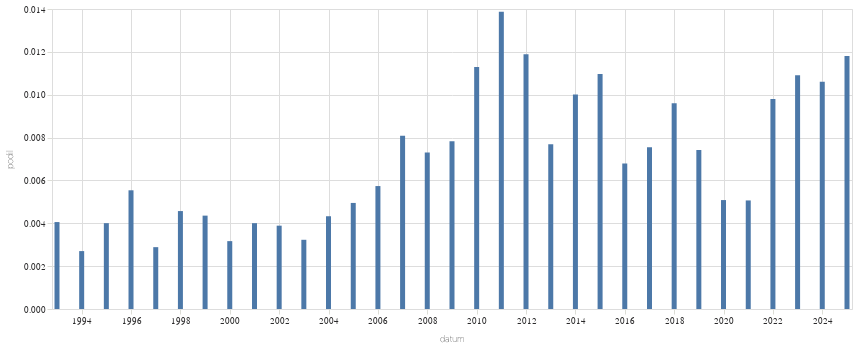

Source (notebook cell):
### Code cell
graf_vyvoje("smích",epocha="datum")

### Figure 1 — Vega-Lite specification as saved in the notebook (floating-point values rounded to 4 significant figures)
{"config": {"title": {"font": "Noticia Text", "fontSize": 11.5, "anchor": "start", "lineHeight": 19, "fontWeight": "bolder", "subtitleFont": "Noticia Text", "subtitleFontSize": 10, "subtitleLineHeight": 15, "subtitlePadding": 10, "dy": -10, "color": "#292829", "subtitleColor": "#292829"}, "axis": {"labelFont": "Asap", "titleFont": "Asap", "fontWeight": "lighter", "titleFontWeight": "lighter", "labelFontSize": 9, "titleFontSize": 9, "labelPadding": 2, "titlePadding": 9, "domainOpacity": 0, "tickColor": "#DCDDD6", "labelColor": "#292829"}, "legend": {"labelFont": "Asap", "labelFontWeight": "normal", "titleFont": "Asap", "titleFontWeight": "normal", "labelFontSize": 9, "titleFontSize": 9, "labelColor": "#292829"}}, "data": {"name": "data-33da357dadd0a4e0a80a17ceec45c666"}, "mark": {"type": "bar"}, "encoding": {"x": {"field": "datum", "type": "temporal"}, "y": {"field": "podil", "type": "quantitative"}}, "width": 800, "$schema": "https://vega.github.io/schema/vega-lite/v5.8.0.json", "datasets": {"data-33da357dadd0a4e0a80a17ceec45c666": [{"id": 38, "datum": "1993-01-01T00:00:00", "id_right": 9366, "podil": 0.004057}, {"id": 21, "datum": "1994-01-01T00:00:00", "id_right": 7771, "podil": 0.002702}, {"id": 37, "datum": "1995-01-01T00:00:00", "id_right": 9237, "podil": 0.004006}, {"id": 53, "datum": "1996-01-01T00:00:00", "id_right": 9568, "podil": 0.005539}, {"id": 48, "datum": "1997-01-01T00:00:00", "id_right": 16632, "podil": 0.002886}, {"id": 54, "datum": "1998-01-01T00:00:00", "id_right": 11816, "podil": 0.00457}, {"id": 91, "datum": "1999-01-01T00:00:00", "id_right": 20885, "podil": 0.004357}, {"id": 79, "datum": "2000-01-01T00:00:00", "id_right": 24941, "podil": 0.003167}, {"id": 84, "datum": "2001-01-01T00:00:00", "id_right": 20971, "podil": 0.004006}, {"id": 65, "datum": "2002-01-01T00:00:00", "id_right": 16715, "podil": 0.003889}, {"id": 72, "datum": "2003-01-01T00:00:00", "id_right": 22293, "podil": 0.00323}, {"id": 89, "datum": "2004-01-01T00:00:00", "id_right": 20561, "podil": 0.004329}, {"id": 115, "datum": "2005-01-01T00:00:00", "id_right": 23234, "podil": 0.00495}, {"id": 83, "datum": "2006-01-01T00:00:00", "id_right": 14467, "podil": 0.005737}, {"id": 115, "datum": "2007-01-01T00:00:00", "id_right": 14220, "podil": 0.008087}, {"id": 107, "datum": "2008-01-01T00:00:00", "id_right": 14651, "podil": 0.007303}, {"id": 131, "datum": "2009-01-01T00:00:00", "id_right": 16744, "podil": 0.007824}, {"id": 144, "datum": "2010-01-01T00:00:00", "id_right": 12756, "podil": 0.01129}, {"id": 248, "datum": "2011-01-01T00:00:00", "id_right": 17878, "podil": 0.01387}, {"id": 173, "datum": "2012-01-01T00:00:00", "id_right": 14550, "podil": 0.01189}, {"id": 74, "datum": "2013-01-01T00:00:00", "id_right": 9619, "podil": 0.007693}, {"id": 210, "datum": "2014-01-01T00:00:00", "id_right": 20991, "podil": 0.01}, {"id": 238, "datum": "2015-01-01T00:00:00", "id_right": 21692, "podil": 0.01097}, {"id": 157, "datum": "2016-01-01T00:00:00", "id_right": 23117, "podil": 0.006792}, {"id": 139, "datum": "2017-01-01T00:00:00", "id_right": 18413, "podil": 0.007549}, {"id": 200, "datum": "2018-01-01T00:00:00", "id_right": 20820, "podil": 0.009606}, {"id": 187, "datum": "2019-01-01T00:00:00", "id_right": 25186, "podil": 0.007425}, {"id": 121, "datum": "2020-01-01T00:00:00", "id_right": 23803, "podil": 0.005083}, {"id": 102, "datum": "2021-01-01T00:00:00", "id_right": 20133, "podil": 0.005066}, {"id": 205, "datum": "2022-01-01T00:00:00", "id_right": 20911, "podil": 0.009803}, {"id": 269, "datum": "2023-01-01T00:00:00", "id_right": 24660, "podil": 0.01091}, {"id": 254, "datum": "2024-01-01T00:00:00", "id_right": 23938, "podil": 0.01061}, {"id": 149, "datum": "2025-01-01T00:00:00", "id_right": 12617, "podil": 0.01181}]}}
